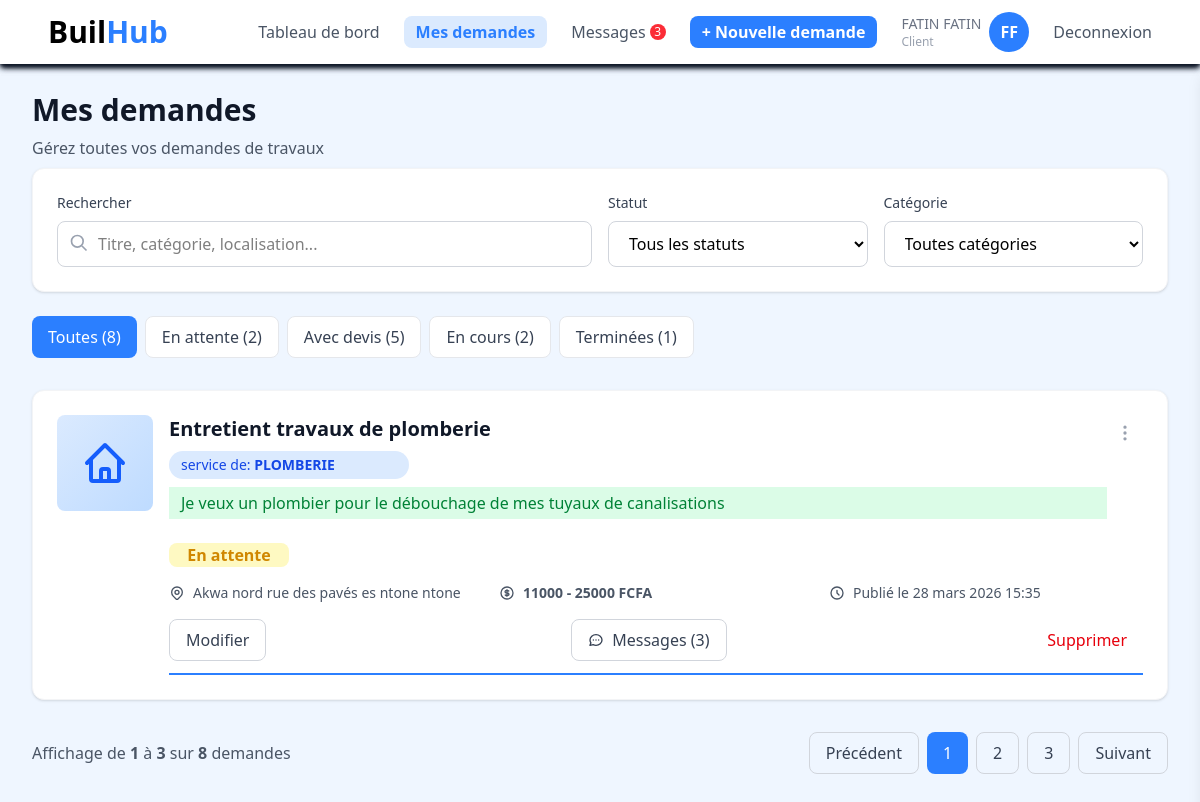
The page /demandes/ (signed in) on the database its author committed.
### clients/models.py (models this page shows, shortened)
class Demande(models.Model):
    CATEGORIES = [
        ('Plomberie', 'Plomberie'),
        ('Maçonnerie', 'Maçonnerie'),
        ('Électricité', 'Électricité'),
        ('Ménuiserie', 'Ménuiserie'),
        ('Carrelage', 'Carrelage'),
        ('Peinture', 'Peinture'),
    ]
    STATUTS = [
        ('En attente', 'En attente'),
        ('Dévis reçu', 'Dévis reçu'),
        ('En cours', 'En cours'),
        ('Terminé', 'Terminé'),
    ]
    user = models.ForeignKey(User, on_delete=models.CASCADE)
    titre = models.CharField(max_length=255, blank=False)
    description = models.TextField(blank=False)
    categorie = models.CharField(max_length=20, choices=CATEGORIES, blank=False)
    budget_min = models.IntegerField(blank=False)
    budget_max = models.IntegerField(blank=False)
    localisation = models.CharField(max_length=255, blank=False)
    statut = models.CharField(max_length=20, choices=STATUTS, default='En attente')
    date_creation = models.DateTimeField(auto_now_add=True)

### clients/views.py (the view)
# urls.py: path("demandes/", views.demandes, name="demandes"),
@login_required(login_url='connexion')
def demandes(request):
    demandes = Demande.objects.all()
    return render(request, 'demandes.html', {'demandes': demandes})

### clients/templates/demandes.html (shortened to what this page needs)
{% extends "base.html" %}
{% block content %}
<section>
    <div class="bg-white shadow-md shadow-gray-900 fixed z-50 top-0 left-0 w-full">
        <nav class="flex justify-between items-center h-16 px-4 md:px-12">
            <h3 class="text-xl md:text-2xl lg:text-3xl font-bold">
                Buil<span class="text-blue-500">Hub</span>
            </h3>
            <div class="hidden md:flex items-center gap-6">
                <p class=" hover:text-blue-500 text-gray-600">
                    <a href="{% url 'dashboard' %}">Tableau de bord</a>
                </p>
                <a class="bg-blue-100 text-blue-500 rounded-lg px-3 py-1 font-bold " href="">
                    Mes demandes
                </a>
                <div class="flex items-center gap-1">
                    <a class="hover:text-blue-500 text-gray-600" href="{% url 'chat' %}">
                        Messages
                    </a>
                    <span
                        class="bg-red-500 text-white text-xs px-2 rounded-full animate-ping duration-100 w-4 h-4 flex justify-center items-center">3</span>
                </div>
                <a class="bg-blue-500 text-white px-3 py-1 rounded-lg hover:bg-blue-600 font-bold"
                    href="{% url 'creerDemande' %}">
                    + Nouvelle demande
                </a>
                <div class="flex items-center gap-2">
                    <div>
                        <p class="text-gray-500 text-sm">{{ request.user.last_name|upper }} {{ request.user.first_name|upper }}</p>
                        <p class="text-gray-400 text-xs">
                            {% if request.user.profil.is_artisan %}
                            Artisan
                            {% else %}
                            Client
                            {% endif %}
                        </p>
                    </div>
                    <div
                        class="w-10 h-10 flex items-center justify-center bg-blue-500 text-white font-bold rounded-full">
                        {{ request.user.last_name|slice:":1"|upper }}{{ request.user.first_name|slice:":1"|upper }}
                    </div>
                </div>
                <form action="{% url 'deconnexion' %}" method="POST">
                    <button type="submit" class="cursor-pointer hover:text-blue-500 text-gray-600">
                        Deconnexion
                    </button>
                </form>
            </div>
    </div>
</section>
<section class="bg-blue-50">
    <div class="max-w-7xl mx-auto px-4 sm:px-6 lg:px-8 py-8">
        <div class="flex items-center justify-between mb-2 pt-15">
            <div>
                <h1 class="text-3xl font-display font-bold text-gray-900 mb-2 ">Mes demandes</h1>
                <p class="text-gray-600">Gérez toutes vos demandes de travaux</p>
            </div>
        </div>
        <div class="bg-white rounded-xl p-6 shadow-sm border border-gray-100 mb-6">
            <div class="grid md:grid-cols-4 gap-4">
                <div class="md:col-span-2">
                    <label class="block text-sm font-medium text-gray-700 mb-2">Rechercher</label>
                    <div class="relative">
                        <input type="text" placeholder="Titre, catégorie, localisation..."
                            class="w-full pl-10 pr-4 py-2.5 border border-gray-300 rounded-lg focus:ring-2 focus:ring-primary-500 focus:border-transparent outline-none">
                        <svg class="w-5 h-5 text-gray-400 absolute left-3 top-3" fill="none" stroke="currentColor"
                            viewBox="0 0 24 24">
                            <path stroke-lineca p="round" stroke-linejoin="round" stroke-width="2"
                                d="M21 21l-6-6m2-5a7 7 0 11-14 0 7 7 0 0114 0z"></path>
                        </svg>
                    </div>
                </div>
                <div>
                    <label class="block text-sm font-medium text-gray-700 mb-2">Statut</label>
                    <select
                        class="w-full px-4 py-2.5 border border-gray-300 rounded-lg focus:ring-2 focus:ring-primary-500 focus:border-transparent outline-none">
                        <option>Tous les statuts</option>
                    </select>
                </div>
                <div>
                    <label class="block text-sm font-medium text-gray-700 mb-2">Catégorie</label>
                    <select
                        class="w-full px-4 py-2.5 border border-gray-300 rounded-lg focus:ring-2 focus:ring-primary-500 focus:border-transparent outline-none">
                        <option>Toutes catégories</option>
                    </select>
                </div>
            </div>
        </div>
        <div class="flex gap-2 mb-6 overflow-x-auto pb-2">
            <button
                class="px-4 py-2 bg-primary-500 text-white bg-blue-500 rounded-lg p-1 font-medium whitespace-nowrap">
                Toutes (8)
            </button>
            <button
                class="px-4 py-2 bg-white text-gray-700 hover:bg-gray-50 rounded-lg font-medium border border-gray-200 whitespace-nowrap">
                En attente (2)
            </button>
            <button
                class="px-4 py-2 bg-white text-gray-700 hover:bg-gray-50 rounded-lg font-medium border border-gray-200 whitespace-nowrap">
                Avec devis (5)
            </button>
            <button
                class="px-4 py-2 bg-white text-gray-700 hover:bg-gray-50 rounded-lg font-medium border border-gray-200 whitespace-nowrap">
                En cours (2)
            </button>
            <button
                class="px-4 py-2 bg-white text-gray-700 hover:bg-gray-50 rounded-lg font-medium border border-gray-200 whitespace-nowrap">
                Terminées (1)
            </button>
        </div>
        <div class="space-y-4">
            <div
                class="bg-white rounded-xl shadow-sm border border-gray-100 overflow-hidden hover:shadow-md transition">
                {% for demande in demandes %}
                <div class="p-6">
                    <div class="flex items-start gap-4">
                        <div
                            class="w-24 h-24 rounded-lg bg-linear-to-br from-blue-100 to-blue-200 flex items-center justify-center shrink-0">
                        </div>
                        <div class="flex-1 min-w-0">
                            <div class="flex items-start justify-between mb-3">
                                <div class="flex-1">
                                    <h3 class="text-xl font-bold text-gray-900 mb-2">{{ demande.titre }}</h3>
                                    <div class="grid grid-cols-1  gap-2 mb-3">
                                        <span
                                            class="px-3 py-1 bg-blue-100 w-60 text-blue-700 text-sm font-medium rounded-full">
                                            service de: <span class="font-bold uppercase text-md">
                                                {{ demande.categorie }}
                                                </span>
                                        </span>
                                        <span class="px-3 p-1 bg-green-100 text-green-700 text-md font-medium ">
                                            {{ demande.description }}</span>
                                    </div>
                                </div>
                                <button
                                    class="p-2 text-gray-400 hover:text-gray-600 hover:bg-gray-100 rounded-lg transition">
                                    <svg class="w-5 h-5" fill="none" stroke="currentColor" viewBox="0 0 24 24">
                                        <path stroke-linecap="round" stroke-linejoin="round" stroke-width="2"
                                            d="M12 5v.01M12 12v.01M12 19v.01M12 6a1 1 0 110-2 1 1 0 010 2zm0 7a1 1 0 110-2 1 1 0 010 2zm0 7a1 1 0 110-2 1 1 0 010 2z">
                                        </path>
                                    </svg>
                                </button>
                            </div>
                            <div>
                                <p class="
                                        {% if demande.statut == 'accepté' %} bg-green-100 text-green-600
                                        {% elif demande.statut == 'refusé' %} bg-red-100 text-red-600
                                        {% else %} bg-yellow-100 text-yellow-600
                                        {% endif %}
                                         mb-4 font-bold text-center w-30 rounded-lg">
                                    {{ demande.get_statut_display }}
                                </p>
                            </div>
                            <div class="grid sm:grid-cols-3 gap-4 mb-4">
                                <div class="flex items-center gap-2 text-sm text-gray-600">
                                    <span>{{ demande.localisation }}</span>
                                </div>
                                <div class="flex items-center gap-2 text-sm text-gray-600">
                                    <span class="font-bold">{{ demande.budget_min }} - {{ demande.budget_max }}
                                        FCFA</span>
                                </div>
                                <div class="flex items-center gap-2 text-sm text-gray-600">
                                    <svg class="w-4 h-4" fill="none" stroke="currentColor" viewBox="0 0 24 24">
                                        <path stroke-linecap="round" stroke-linejoin="round" stroke-width="2"
                                            d="M12 8v4l3 3m6-3a9 9 0 11-18 0 9 9 0 0118 0z"></path>
                                    </svg>
                                    <span>Publié le {{ demande.date_creation }} </span>
                                </div>
                            </div>
                            <div class="flex flex-wrap justify-between items-center gap-10">
                                <a href="{% url 'modifierDemande' demande.id %}">
                                    <button
                                        class="px-4 py-2 border border-gray-300 hover:bg-gray-50 text-gray-700 font-medium rounded-lg transition">
                                        Modifier
                                    </button>
                                </a>
                                <button
                                    class="px-4 py-2 border border-gray-300 hover:bg-gray-50 text-gray-700 font-medium rounded-lg transition flex items-center gap-2">
                                    <svg class="w-4 h-4" fill="none" stroke="currentColor" viewBox="0 0 24 24">
                                        <path stroke-linecap="round" stroke-linejoin="round" stroke-width="2"
                                            d="M8 12h.01M12 12h.01M16 12h.01M21 12c0 4.418-4.03 8-9 8a9.863 9.863 0 01-4.255-.949L3 20l1.395-3.72C3.512 15.042 3 13.574 3 12c0-4.418 4.03-8 9-8s9 3.582 9 8z">
                                        </path>
                                    </svg>
                                    Messages (3)
                                </button>
                                <a href="{% url 'supprimerDemande' demande.id %}">
                                    <button
                                        class="ml-auto px-4 py-2 text-red-600 hover:bg-red-50 font-medium rounded-lg transition">
                                        Supprimer
                                    </button>
                                </a>
                            </div>
                            <hr class="border border-blue-500 mt-3">
                        </div>
                    </div>
                </div>
                {% empty %}
                <div class="bg-white rounded-lg h-20 flex justify-center items-center">
                    <p class="font-bold text-xl text-center">Aucune demande pour l'instant!!!</p>
                </div>
                {% endfor %}
            </div>
        </div>
        <div class="flex items-center justify-between mt-8">
            <p class="text-md text-gray-600">
                Affichage de <span class="font-semibold">1</span> à <span class="font-semibold">3</span> sur <span
                    class="font-semibold">8</span> demandes
            </p>
            <div class="flex gap-2">
                <button class="px-4 py-2 border border-gray-300 rounded-lg text-gray-700 hover:bg-gray-50 transition"
                    disabled>
                    Précédent
                </button>
                <button class="px-4 py-2 bg-primary-500 text-white rounded-lg bg-blue-500">1</button>
                <button
                    class="px-4 py-2 border border-gray-300 rounded-lg text-gray-700 hover:bg-gray-50 transition">2</button>
                <button
                    class="px-4 py-2 border border-gray-300 rounded-lg text-gray-700 hover:bg-gray-50 transition">3</button>
                <button class="px-4 py-2 border border-gray-300 rounded-lg text-gray-700 hover:bg-gray-50 transition">
                    Suivant
                </button>
            </div>
        </div>
    </div>
</section>
{% endblock %}

### first/templates/base.html (shortened to what this page needs)
{% load tailwind_tags %}
{% load static %}
<!DOCTYPE html>
<html lang="en" >
<head>
    <link rel="stylesheet" href="{% static 'first/css/inp.css' %}">
    <link href="https://unpkg.com/aos@2.3.4/dist/aos.css" rel="stylesheet">
    {% tailwind_css %}
</head>
<body>
    {% block navbar %}
<div class="bg-white shadow-md shadow-gray-900 fixed z-50 top-0 left-0 w-full transition-colors duration-300">
    <nav class="flex justify-between items-center h-16 ml-12 mr-12 px-6 md:px-12">
        <div><h3 class="sm:text-xl md:text-2xl lg:text-3xl font-bold">Buil<span class="text-blue-500">Hub</span></h3></div>
        <div class="flex list-none gap-x-10">
            <div class="hidden md:flex gap-8">
            {% if request.user.is_authenticated %}
                <li><a class="hover:text-blue-500 text-gray-600 nav-link " href="{% url 'home' %}">Accueil</a></li>
                <li><a class="hover:text-blue-500 text-gray-600 nav-link " href="#comment">Comment ça marche</a></li>
                <li><a class="hover:text-blue-500 text-gray-600 nav-link " href="#categorie">Catégories</a></li>
                <li><a class="hover:text-blue-500 text-gray-600 nav-link " href="#avantages">Avantages</a></li>
                <a class="text-blue-500 bg-blue-100 p-1 rounded-lg font-medium " href="{% url 'dashboard' %}">
                </a>
                <form action="{% url 'deconnexion' %}" method ="POST">
                    <button type="submit" class="cursor-pointer text-blue-500 font-medium">
                    </button>
                </form>
            {% endif %}
        </div>
    </nav>
</div>
    {% endblock %}
    {% block content %}
    {% endblock %}

### first/static/first/css/inp.css (style rules this page uses)
html { scroll-behavior: smooth; }

### rows shown on the page
Demande: titre "Entretient travaux de plomberie", categorie "PLOMBERIE", description "Je veux un plombier pour le débouchage de mes tuyaux de canalisations", statut "En attente", localisation "Akwa nord rue des pavés es ntone ntone", budget_min "11000", budget_max "25000", date_creation "28 mars 2026 15:35"

### other values the page prints
{{ request.user.last_name|upper }} "FATIN"
{{ request.user.first_name|upper }} "FATIN"
{{ request.user.last_name|slice:":1"|upper }} "F"
{{ request.user.first_name|slice:":1"|upper }} "F"
